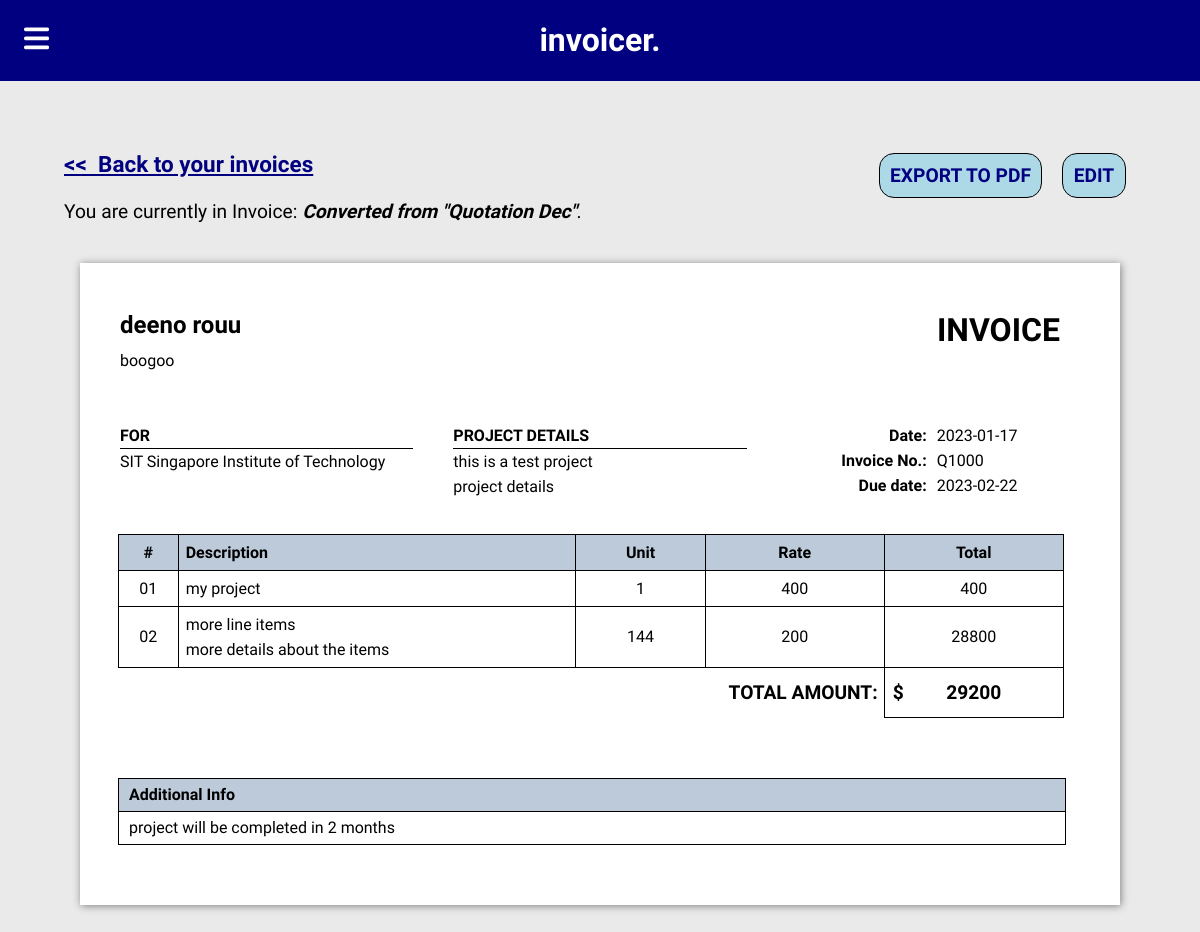
Page /invoices/4 (signed in) on the earlier database version.
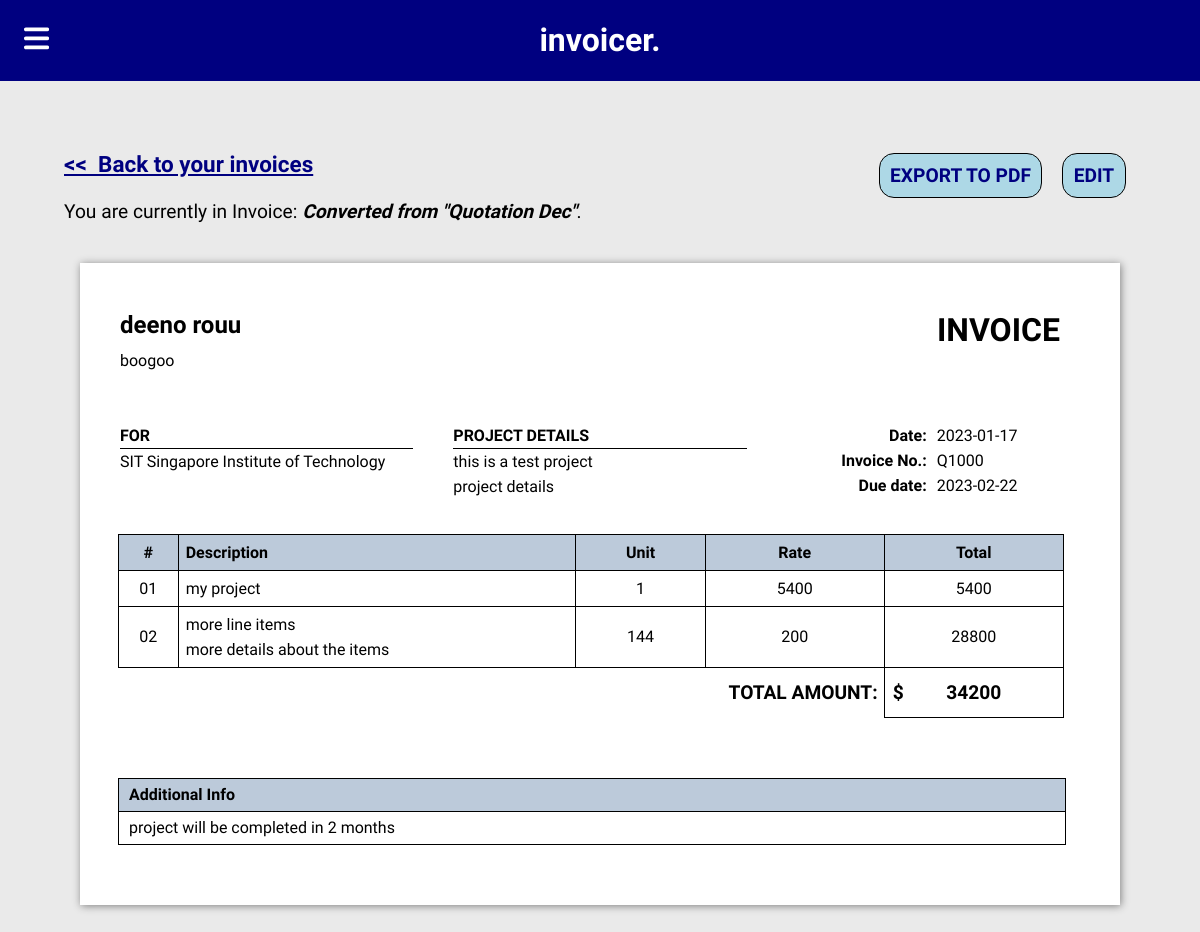
Same page on the later database version.
### tables this page shows
CREATE TABLE invoice
(
    id INTEGER PRIMARY KEY,
    user_id INTEGER NOT NULL,
    last_saved TEXT NOT NULL
        DEFAULT (CURRENT_TIMESTAMP),
    title TEXT NOT NULL,
    sender_name TEXT NOT NULL,
    sender_details TEXT,
    recipient_details TEXT NOT NULL
        DEFAULT '[Recipient Details Here]',
    project_details TEXT NOT NULL
        DEFAULT '[Project Details Here]',
    send_date TEXT
        DEFAULT CURRENT_DATE,
    ref TEXT NOT NULL
        DEFAULT '[Reference No.]',
    due_date TEXT
        DEFAULT '[Due Date]',
    footnote TEXT
        DEFAULT '[Additional Information]',
    total_money TEXT NOT NULL
        DEFAULT '0',
    status INTEGER NOT NULL
        DEFAULT 1,
    status_date TEXT
        DEFAULT CURRENT_DATE,
    FOREIGN KEY (user_id) REFERENCES user(id) ON DELETE CASCADE
    FOREIGN KEY (status) REFERENCES status_code(id)
);

CREATE TABLE invoice_items
(
    id INTEGER PRIMARY KEY,
    invoice_id INTEGER NOT NULL,
    table_index TEXT
        DEFAULT '01',
    table_description TEXT
        DEFAULT '[Line Item Here]',
    unit INTEGER
        DEFAULT '1',
    rate INTEGER
        DEFAULT '0',
    total INTEGER
        DEFAULT '0',
    FOREIGN KEY (invoice_id) REFERENCES invoice(id) ON DELETE CASCADE
);

### app.py (the view, shortened to what this page needs)
@app.route("/invoices/<int:invoice_id>", methods=['GET', 'POST'])
@login_and_verification_required
def view_invoice(invoice_id):
    user_id = db.execute("SELECT user_id FROM invoice WHERE id = ?", invoice_id)
    if len(user_id) != 1 or user_id[0]['user_id'] != session['id']:
        return redirect(url_for('invoices'))
    invoice_details = db.execute("SELECT * FROM invoice WHERE id = ?", invoice_id)[0]
    invoice_items = db.execute("SELECT * FROM invoice_items WHERE invoice_id = ? ORDER BY table_index", invoice_id)
    return render_template("view_invoice.html", details=invoice_details, items=invoice_items)

### helpers.py (called while the page is built)
def login_and_verification_required(f):
    @wraps(f)
    def decorated_function(*args, **kwargs):
        if not session.get("id"):
            return redirect(url_for("login"))
        if not session.get("verified"):
            return render_template("verify.html")
        return f(*args, **kwargs)
    return decorated_function

### templates/view_invoice.html (shortened to what this page needs)
{% extends "view_file.html" %}
{% block head %}
<h3> <a href="{{url_for('invoices')}}">&#60;&#60; &nbsp;Back to your invoices</a></h3>
<p> You are currently in Invoice: <span class="file-name">{{ details['title'] }}</span>.</p>
{% endblock head %}
{% block topinfo %}<p class="quote-top-name"> INVOICE </p>{% endblock topinfo %}
{% block ref %}<p class="mid-info-details-left-text">Invoice No.: </p>{% endblock ref %}
{% block date %}<p class="mid-info-details-left-text">Due date: </p>{% endblock date %}
{% block date_details %}
<p class="mid-info-details-right-text quote-edit" id="due-date">{{ details['due_date'] }}</p>
{% endblock date_details %}

### templates/view_file.html (shortened to what this page needs)
{% extends "template.html" %}
{% block main %}
<form method="post" id="submit">
<div class="quote-outer-info">
    <div>
        {% block head %}
        {% endblock head %}
    </div>
    <div class="quote-outer-info-btns">
        <button type="button" class="file-actions-btn" id="exportPDF-btn">EXPORT TO PDF</button>
        <button type="submit" class="file-actions-btn" name="save" value="save" id="editQuote-btn">EDIT</button>
    </div>
</div>
<div class="print-outer-container">
    <div class="print-outer-div" id="print-outer-div">
        <div class="print-inner-div" id="print-inner-div">
            <div class="quote-top-info">
                <p class="sender-name quote-edit" id="sender-name">{{ details['sender_name'] }}</p>
                <p class="sender-details quote-edit" id="sender-details" >{{ details['sender_details'] }}</p>
                {% block topinfo %}
                {% endblock topinfo %}
            </div>
            <div class="quote-mid-info">
                <div class="mid-info-grid">
                    <div>
                        <div class="mid-info-heading"> FOR </div>
                        <p class="mid-info-content quote-edit recipient-details" id="recipient-details">{{ details['recipient_details'] }}</p>
                    </div>
                    <div>
                        <div class="mid-info-heading"> PROJECT DETAILS </div>
                        <p class="mid-info-content quote-edit" id="project-details">{{ details['project_details'] }}</p>
                    </div>
                    <div>
                        <div class="mid-info-details">
                            <div class="mid-info-details-left">
                                <p class="mid-info-details-left-text">Date: </p>
                            </div>
                            <div class="mid-info-details-right">
                                <p class="mid-info-details-right-text quote-edit" id="send-date">{{ details['send_date'] }}</p>
                            </div>
                        </div>
                        <div class="mid-info-details">
                            <div class="mid-info-details-left">
                                {% block ref %}{% endblock ref %}
                            </div>
                            <div class="mid-info-details-right">
                                <p class="mid-info-details-right-text quote-edit" id="ref">{{ details['ref'] }}</p>
                            </div>
                        </div>
                        <div class="mid-info-details">
                            <div class="mid-info-details-left">
                                {% block date %}{% endblock date %}
                            </div>
                            <div class="mid-info-details-right">
                                {% block date_details %}{% endblock date_details %}
                            </div>
                        </div>
                    </div>
                </div>
            </div>
            <div class="quote-table-info">
                <table id="items-table" class="items-table">
                    <thead>
                        <tr>
                            <th class="item-index"> # </th>
                            <th class="item-description"> Description </th>
                            <th class="item-unit"> Unit </th>
                            <th class="item-rate"> Rate </th>
                            <th class="item-total"> Total </th>
                            <th></th>
                        </tr>
                    </thead>
                    <tbody>
                        {% if items %}
                            {% for item in items %}
                            <tr>
                                <td class="item-index quote-edit">{{item['table_index']}}</td>
                                <td class="item-description quote-edit">{{item['table_description']}}</td>
                                <td class="item-unit quote-edit">{{item['unit']}}</td>
                                <td class="item-rate quote-edit">{{item['rate']}}</td>
                                <td class="item-total">{{item['total']}}</td>
                            </tr>
                            {% endfor %}
                        {% endif %}
                    </tbody>
                    <tfoot>
                        <tr class="quote-total-container">
                            <td colspan="3" class="total-empty"></td>
                            <td colspan="1" class="total-amount"> TOTAL AMOUNT: </td>
                            <td class="total-money"><span class="dollar-sign">$</span><span id="total-money">{{details['total_money']}}</span></td>
                            <td></td>
                        </tr>
                    </tfoot>
                </table>
            </div>
            <div class="quote-btm-info">
                <p class="quote-btm-info-head"> Additional Info </p>
                <p class="quote-edit footnote" id="footnote">{{details['footnote']}}</p>
            </div>
        </div>
    </div>
</div>
</form>
{% endblock %}

### templates/template.html (shortened to what this page needs)
<!DOCTYPE html>
<html lang="en">
    <head>
        <link rel="stylesheet" href="../static/css/main.css">
        <link rel="stylesheet" href="../static/css/register.css">
        <link rel="stylesheet" href="../static/css/view_file.css">
        <link rel="stylesheet" href="../static/css/quotations.css">
        <link rel="stylesheet" href="../static/css/index.css">
        <link rel="stylesheet" href="../static/css/verify.css">
        <link rel="stylesheet" href="../static/css/accountsettings.css">
    </head>
    <body>
        <div class="header">
            {% if session['id'] %}
                <div id="menuButton">
                </div>
            {% endif %}
            <h1><a href="/">invoicer.</a></h1>
        </div>
        <div class="page">
            {% block main %}
            {% endblock %}
        </div>
    </body>
</html>

### static/css/main.css (style rules this page uses)
html, body { overscroll-behavior: none; margin: 0; padding: 0; width: 100%; height: 100%; }
body { font-family: Inter Tight, Arial; -webkit-box-sizing: border-box; -moz-box-sizing: border-box; box-sizing: border-box; font-size: 1em; background-color: rgb(234, 234, 234); }
p { margin: 0; padding: 0; }
.header { background-color: navy; text-align: center; overflow: auto; }
.header a { color: white; text-decoration: none; }
#menuButton { position: absolute; top: 0; left: 0; padding: 1.5rem; opacity: 0.7; color: white; }
#menuButton svg { fill: white; height: 1.8rem; }
.page { margin: 3rem 4rem 12rem 4rem; padding-bottom: 10rem; transition: padding 1s; }

### static/css/view_file.css (style rules this page uses)
:root { --subcolor: lightblue; --subcolor: #bccada; }
.quote-edit { white-space: pre-line; }
.quote-outer-info { font-size: 1.2em; position: relative; display: flex; justify-content: space-between; align-items: center; }
.quote-outer-info a { color:navy; }
.file-name { font-weight: 700; font-style: italic; }
.quote-outer-info-btns { display: flex; align-items: flex-end; }
.file-actions-btn { font-family: Inter Tight, Arial; font-size: 1em; font-weight: 700; color: navy; background-color: lightblue; border: 1px solid black; border-radius: 15px; padding: 10px; margin: 10px; min-width: 4rem; overflow: hidden; white-space: nowrap; }
.print-outer-container { display: flex; justify-content: center; min-width: 1040px; }
.print-outer-div { width: 1040px; overflow: auto; box-shadow: 1px 1px 8px gray; margin-top: 40px; background-color: white; }
.print-inner-div { font-size: 1em; line-height: 25px; padding: 30px; overflow: auto; }
.quote-top-info { position: relative; margin: 10px; margin-bottom: 50px; color:black; }
.quote-top-name { position: absolute; top: 15px; right: 20px; font-size: 2em; font-weight: 600; color: black; }
.sender-name { font-size: 1.5em; line-height: 45px; font-weight: 700; max-width: 70%; }
.quote-mid-info { margin: 10px; }
.mid-info-grid { display: grid; grid-template-columns: 1fr 1fr 1fr; column-gap: 40px; font-size: 1em; }
.mid-info-heading { border-bottom: 1px solid black; font-weight: 600; }
.mid-info-details { display: flex; flex-direction: row; }
.mid-info-details-left { min-width: 150px; text-align: right; }
.mid-info-details-left-text { padding-right: 10px; font-weight: 700; }
.quote-table-info { margin-left: 8px; margin-right: 24px; margin-top: 35px; }
.items-table { width: 105%; padding: 10px; white-space: pre-line; word-break: break-word; overflow-wrap: break-word; border-collapse: collapse; }
.items-table th, .items-table td { table-layout: fixed; border: 1px solid black; border-bottom: 0; border-left: 0; text-align: center; padding: 5px; table-layout: auto; }
.items-table th:first-child, .items-table tbody td:first-child { border-left: 1px solid black; }
.items-table th { background-color: var(--subcolor); }
.items-table th:last-child, .items-table tbody td:last-child { border: none; background-color: transparent; }
.item-index { width: 6%; }
th.item-description, td.item-description { text-align: left; padding-left: 7px; width: 40%; }
.item-unit { width: 13%; }
.item-rate { width: 18%; }
.item-total { width: 18%; }
.quote-total-container { font-weight: 700; font-size: 1.2em; }
.quote-total-container td { border: none; }
.quote-total-container td.total-empty, .quote-total-container td.total-amount { border-top: 1px solid black; }
td.total-amount { text-align: right; padding-right: 6px; vertical-align: middle; }
td.total-money { padding: 12px; border: 1.5px solid black; position: relative; }
.dollar-sign { position: absolute; left: 0.5rem; }
.quote-btm-info { margin-left: 8px; margin-right: 24px; margin-top: 60px; margin-bottom: 30px; border: 1px solid black; }
.quote-btm-info p { padding: 5px; padding-left: 10px; line-height: 22px; }
.quote-btm-info-head { border-bottom: 1px solid black; font-weight: 700; background-color: var(--subcolor); }

Differences in the rows shown:
removed invoice_items: table_index "01", table_description "my project", unit "1", rate "400", total "400"
changed invoice "deeno rouu": total_money "29200" → "34200"
added invoice_items: table_index "01", table_description "my project", unit "1", rate "5400", total "5400"
